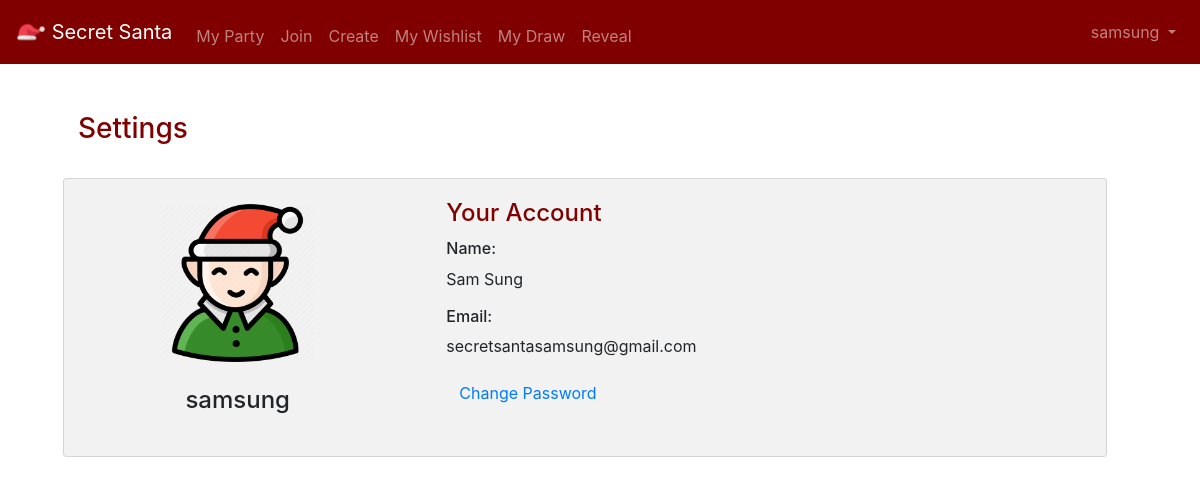
The app's page /settings (signed in) with its own data.
### tables this page shows
CREATE TABLE 'users' (id INTEGER, username TEXT NOT NULL, hash TEXT NOT NULL, 'email'  text NOT NULL  , 'name'  text NOT NULL  , 'santa_id' INTEGER, 'admin' boolean DEFAULT 0, 'confirmed' boolean, 'hint' text, 'party_id' INTEGER, 'password_code' text, PRIMARY KEY(id));

### application.py (the view)
@app.route('/settings')
def settings():
    profile = db.execute("SELECT * FROM users WHERE id = ?", session["user_id"])
    return render_template("settings.html", profile=profile, username=session['USERNAME'])

### templates/settings.html (shortened to what this page needs)
{% extends "layout.html" %}
{% block main %}
    <h3 style="color: #800000;">Settings</h3>
    <br>
    {% for user in profile %}
    <div class="card row container d-flex justify-content-center" style="background-color:#f2f2f2;">
        <div class="row">
            <div class="col-md-4">
                <div class="card-block text-center">
                    <img src="/static/genericprofpic.jpg" class="card-img profile" alt="profpic">
                    <br><br>
                    <h4 class="card-title">{{ user.username }}</h5>
                </div>
            </div>
            <div class="col-md-8">
                <div class="card-body">
                    <h4 class="card-title" style="color:#800000;">Your Account</h5>
                    <div class="row">
                        <div class="col-sm-6">
                            <h6 class="card-text">Name:</h6>
                            <p class="card-text">{{ user.name }}</p>
                            <h6 class="card-text">Email:</h6>
                            <p class="card-text">{{ user.email }}</p>
                            <form action="/change_request" method="POST">
                                <button type="submit" class="btn btn-link">Change Password</button>
                            </form>
                        </div>
                    </div>
                </div>
            </div>
          </div>
    </div>
    {% endfor %}
{% endblock %}

### templates/layout.html (shortened to what this page needs)
<!DOCTYPE html>
<html lang="en">
    <head>
        <link rel="stylesheet" href="https://cdn.jsdelivr.net/npm/bootstrap@4.5.3/dist/css/bootstrap.min.css">
        <link href="/static/styles.css" rel="stylesheet">
    </head>
    <body>
        <nav class="navbar navbar-dark navbar-expand-lg" style="background-color: #800000;">
            <a class="navbar-brand" href="/">
                <img src="static/icon.png" width="30" height="30" href="/" class="d-inline-block align-top" alt="icon">
                Secret Santa
            </a>
            <div class="collapse navbar-collapse" id="navbar">
                {% if session.user_id %}
                    <ul class="navbar-nav mr-auto mt-2">
                        <li class="nav-item"><a class="nav-link" href="/party">My Party</a></li>
                        <li class="nav-item"><a class="nav-link" href="/join">Join</a></li>
                        <li class="nav-item"><a class="nav-link" href="/create">Create</a></li>
                        <li class="nav-item"><a class="nav-link" href="/mywishlist">My Wishlist</a></li>
                        <li class="nav-item"><a class="nav-link" href="/mydraw">My Draw</a></li>
                        <li class="nav-item"><a class="nav-link" href="/reveal">Reveal</a></li>
                    </ul>
                    <ul class="nav navbar-nav navbar-right">
                        <li class="nav-item dropdown">
                            <a class="nav-link dropdown-toggle" href="#" id="navbarDropdown" role="button" data-toggle="dropdown" aria-haspopup="true" aria-expanded="false">
                                {{ username }}
                            </a>
                        </li>
                    </ul>
                {% else %}
                    <ul class="navbar-nav mr-auto mt-2">
                        <li class="nav-item"><a class="nav-link" href="/register">Register</a></li>
                        <li class="nav-item"><a class="nav-link" href="/login">Log In</a></li>
                    </ul>
                {% endif %}
            </div>
        </nav>
        <main class="container p-5">
            {% block main %}{% endblock %}
        </main>
    </body>
</html>

### static/styles.css (style rules this page uses)
.profile { max-width: 50%; margin-top: 25px; }

### records on screen
users: username "samsung", name "Sam Sung", email "secretsantasamsung@gmail.com"
